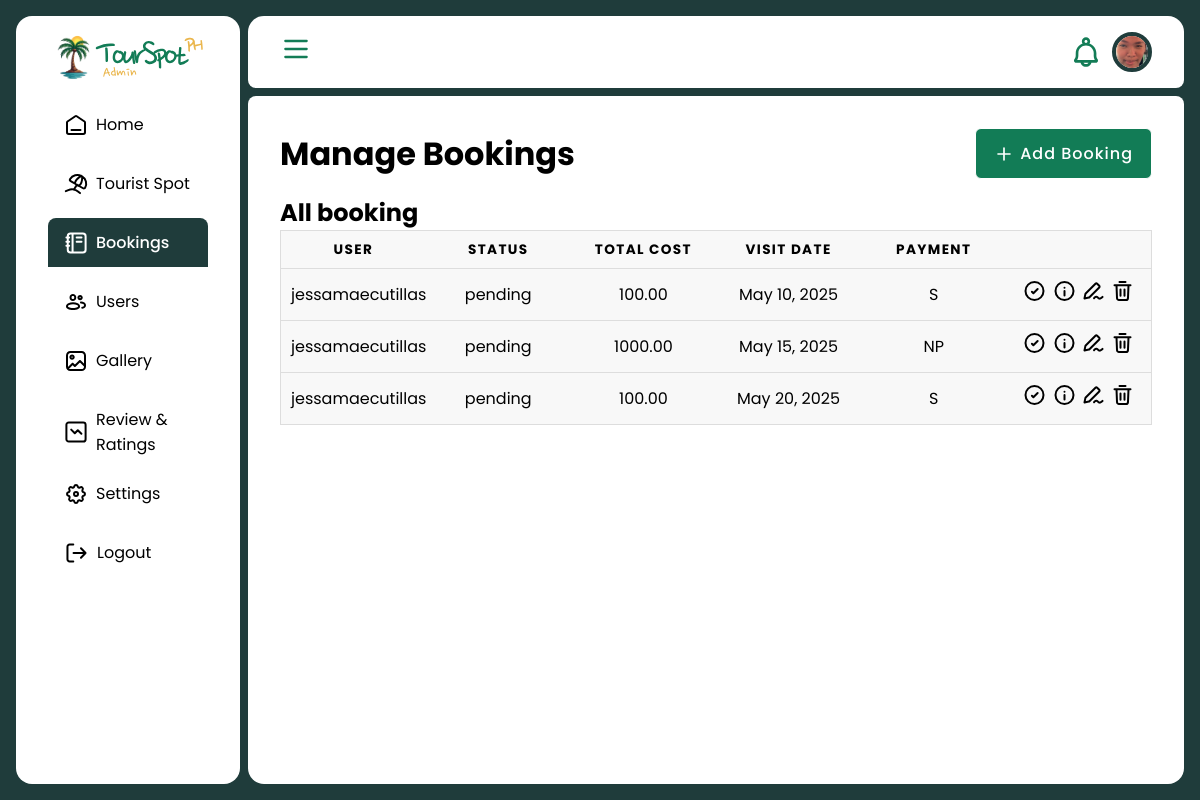
/ts-admin/booking/ (signed in), run on an earlier commit of the app's database.
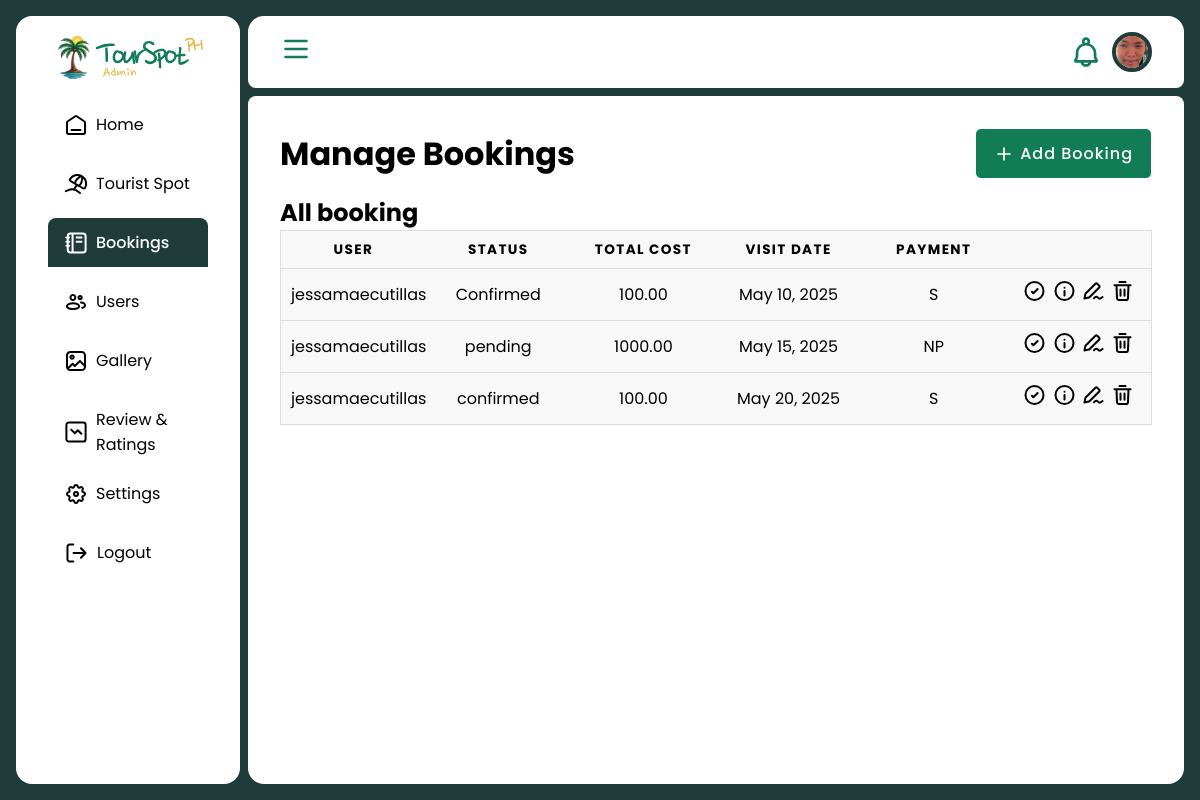
And on a later commit of the database.
### booking/models.py (models this page shows, shortened)
class BookingLine(models.Model):
    booking = models.ForeignKey(Booking, on_delete=models.CASCADE)
    spot = models.ForeignKey(TouristSpot, on_delete=models.CASCADE)
    visitDate = models.DateField(default=timezone.now)
    numberOfPeople = models.PositiveIntegerField(default=1)
    price = models.DecimalField(max_digits=10, decimal_places=2, default=1)

class Booking(models.Model):
    STATUS_CHOICES = [('pending', 'Pending'), ('confirmed', 'Confirmed'), ('cancelled', 'Cancelled')]
    user = models.ForeignKey(CustomUser, on_delete=models.CASCADE)
    status = models.CharField(max_length=20, choices=STATUS_CHOICES, default='pending')
    totalcost = models.DecimalField(max_digits=10, decimal_places=2, blank=True, null=True)
    createdAt = models.DateTimeField(default=timezone.now)

class CustomUser(AbstractBaseUser, PermissionsMixin):
    email = models.EmailField(unique=True)
    address = models.CharField(max_length=150, blank=True)
    phone = models.CharField(max_length=15, blank=True)
    first_name = models.CharField(max_length=50, blank=True)
    last_name = models.CharField(max_length=50, blank=True)
    registration_date = models.DateTimeField(auto_now_add=True)
    username = models.CharField(max_length=30, unique=True, blank=True)
    image = models.ImageField(
        upload_to='profiles', blank=True, null=True, validators=[
            FileExtensionValidator(allowed_extensions=['jpg', 'jpeg', 'webp']),
            validate_image_size
        ])
    is_active = models.BooleanField(default=True)
    is_staff = models.BooleanField(default=False)
    is_tourguide = models.BooleanField(default=False)
    objects = CustomUserManager()
    USERNAME_FIELD = 'email'
    REQUIRED_FIELDS = []
    def __str__(self):
        return self.email

### booking/views/adminViews.py (the view)
# urls.py: path('ts-admin/booking/', adminViews.booking, name='booking'),
@login_required(login_url='login')
def booking(request):
    bookinglinelist = BookingLine.objects.all()
    payment = Payment.objects.all()
    template = loader.get_template('admin/booking/main.html')
    context = {
        'payment': payment,
        'bookinglinelist': bookinglinelist,
        'action': '',
        'title': "Booking",
        'subtitle': 'booking',
    }
    return HttpResponse(template.render(context, request))

### booking/templates/admin/booking/main.html (shortened to what this page needs)
{% extends 'admin/master-admin.html' %}
{% load static %}
{% block content %}
<div class="content_header">
    <h1> Manage {{ title }}s </h1>
    <a href="{% url 'add_user' %}" class="button-small-long button-clrprimary-wimg"><img src="{% static 'icon/icons=plus.svg' %}"><span> Add {{ title }} </span></a>
</div>
<div class="content_body">
    <div class="table-container">
        <h2> All {{ subtitle }} </h2>
        <table class="main-table table">
            <thead>
                <tr>
                    <th> User </th>
                    <th> Status </th>
                    <th> Total Cost </th>
                    <th> Visit Date </th>
                    <th> Payment </th>
                    <th> </th>
                </tr>
            </thead>
            <tbody>
                {% for y in bookinglinelist %}
                <tr>
                    <td> {{ y.booking.user }} </td>
                    <td> {{ y.booking.status }} </td>
                    <td> {{ y.booking.totalcost }} </td>
                    <td> {{ y.visitDate }} </td>
                    {% for x in payment %}
                        {% if x.booking == y.booking %}
                            <td> {{ x.status }} </td>
                        {% endif %}
                    {% endfor %}
                    <td>
                        <a class="confirm" href="{% url 'approve_booking' y.booking_id %}"><img src="{% static 'icon/action-icons=check.svg' %}" alt=""></a>
                        <a class="view" href="{% url 'view_booking' y.booking_id %}"><img src="{% static 'icon/action-icons=viewinfo.svg' %}" alt=""></a>
                        <a class="edit" href="{% url 'edit_booking' y.booking_id %}"><img src="{% static 'icon/action-icons=edit-01.svg' %}" alt=""></a>
                        <a class="delt" href="{% url 'delete_booking' y.booking_id %}"><img src="{% static 'icon/action-icons=trash-01.svg' %}"></a>
                    </td>
                </tr>
                {% endfor %}
            </tbody>
        </table>
    </div>
</div>
{% endblock %}

What changed in the data, as far as the page shows it:
changed through a linked row, BookingLine: booking.status "pending" → "Confirmed"
changed through a linked row, BookingLine: booking.status "pending" → "confirmed"
